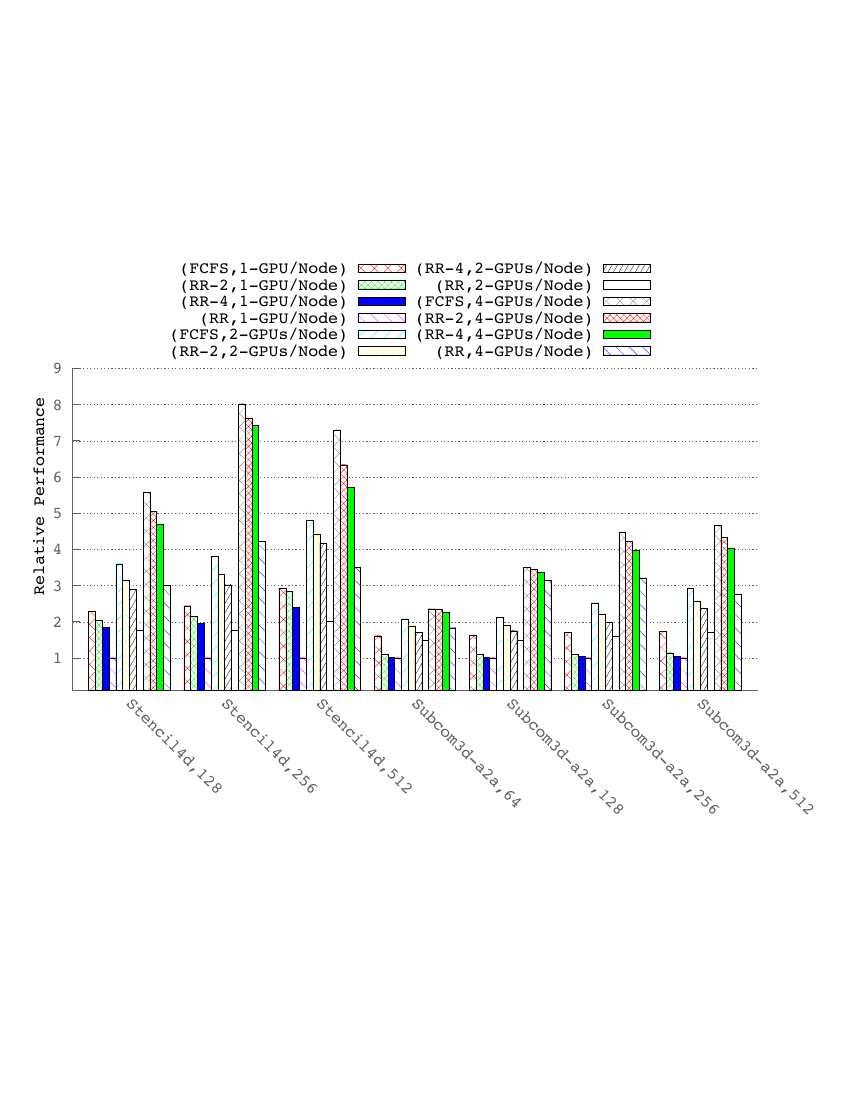

This figure's gnuplot source:
set term postscript eps enhanced color 24
set term post "LMRomanDemi10-Regular" 14
set title noenhanced
set style line 100 lt 1 lc rgb "#606060"
set style line 101 lt 0 lc rgb "#606060"
set ylabel "Relative Performance" offset 1.2,2 font ",14"
#set logscale y
set xtics rotate by -45 left
set xtics nomirror
set ytics nomirror
set grid noxtics ytics back ls 101
set colorsequence classic
set style data histogram
set xrange [-1.2:]
set style fill pattern 1 border -1
set style histogram cluster gap 2
#unset logscale y
#unset logscale y2
a = "#99c143"; b = "#5671d5"; c = "#ff0000"; d = "#ffbbaa"; e = "#bbaacc"; f = "#abcabc"
set yrange [0.1:9.0]
set border 3 back ls 100
set key top center horizontal font ",14" outside
set lmargin 7.3
set rmargin 9.3
set bmargin 9.5
set offset -0.6,-0.4,0,0
set output "ftree-x-scheduling-mapping-comm.eps"
plot "ftree-x-scheduling-mapping-comm.dat" using 2:xtic(1) ti col fc rgb e, "" u 3 ti col fc rgb d,"" u 4 ti col fc rgb d, "" u 5 ti col fc rgb d, "" u 6 ti col fc rgb d,"" u 7 ti col fc rgb d, "" u 8 ti col fc rgb d,"" u 9 ti col fc rgb d, "" u 10 ti col fc rgb d,"" u 11 ti col fc rgb d, "" u 12 ti col fc rgb d,"" u 13 ti col fc rgb d
